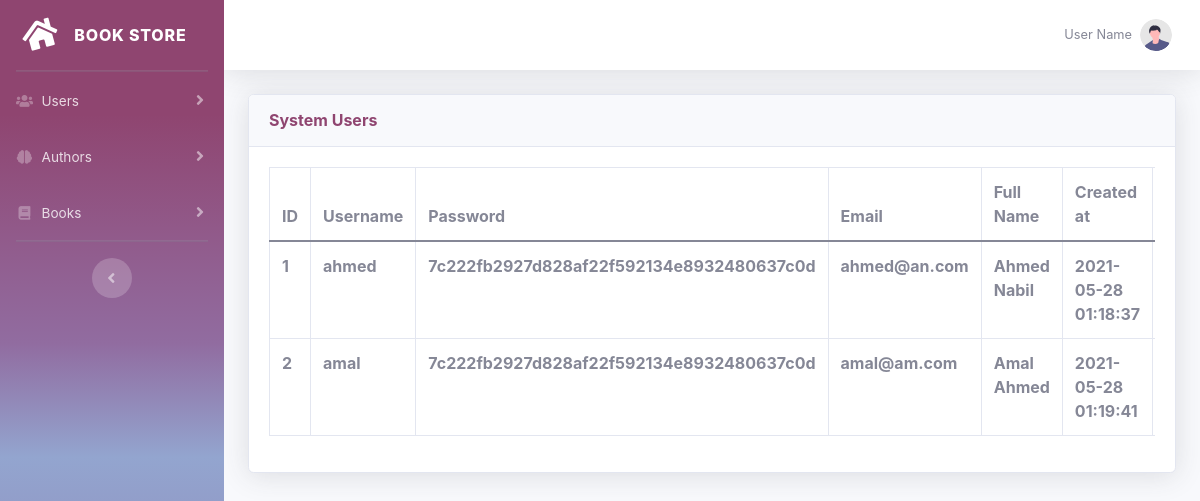
The page /dashboard.php?dashpage=user_table (signed in) on the database its author committed.
### tables this page shows
CREATE TABLE `users` (
  `user_id` smallint(6) NOT NULL,
  `username` varchar(50) NOT NULL,
  `password` text NOT NULL,
  `email` text NOT NULL,
  `full_name` varchar(50) NOT NULL,
  `privilege` tinyint(1) NOT NULL DEFAULT 0,
  `profile_photo` text DEFAULT NULL,
  `created_at` datetime NOT NULL DEFAULT current_timestamp()
);

### backend/functions.php (called while the page is built, shortened)
<?php
  function get_data($table, $fields, $parameters=null, $condition=null, $limit=null, $order=null) {
    global $db_connect;
    $query = "SELECT $fields
              FROM $table
              $condition
              $limit
              $order";
    $query = $db_connect->prepare($query);
    $query->execute();
    return $query->fetchAll();
  }
?>

### user_table.php (the view, shortened to what this page needs)
<?php
  $users = get_data(
    "users",
    "user_id,username,password,email,full_name,created_at"
  );
?>
<div class="container-fluid">
  <div class="card shadow mb-4">
    <div class="card-header py-3">
      <h6 class="m-0 font-weight-bold text-primary">System Users</h6>
    </div>
    <div class="card-body">
      <div class="table-responsive">
        <table class="table table-bordered" id="dataTable" width="100%" cellspacing="0">
          <thead>
            <tr>
              <th>ID</th>
              <th>Username</th>
              <th>Password</th>
              <th>Email</th>
              <th>Full Name</th>
              <th>Created at</th>
              <th>Actions</th>
            </tr>
          </thead>
          <tbody>
            <?php
            foreach ($users as $user){
              echo "<tr>";
                foreach ($user as $field){
                  echo "<th>" . $field . "</th>";
                }
                echo "<th>";
                echo "</th>";
              echo "</tr>";
            }
          ?>
          </tbody>
        </table>
      </div>
    </div>
  </div>
</div>

### frontend/css/dashboard.css (style rules this page uses)
*, *::before, *::after { box-sizing: border-box; }
html { font-family: sans-serif; line-height: 1.15; -webkit-text-size-adjust: 100%; -webkit-tap-highlight-color: rgba(0, 0, 0, 0); }
body { margin: 0; font-family: "Nunito", -apple-system, BlinkMacSystemFont, "Segoe UI", Roboto, "Helvetica Neue", Arial, sans-serif, "Apple Color Emoji", "Segoe UI Emoji", "Segoe UI Symbol", "Noto Color Emoji"; font-size: 1rem; font-weight: 400; line-height: 1.5; color: #858796; text-align: left; background-color: #fff; }
h1, h2, h3, h4, h5, h6 { margin-top: 0; margin-bottom: 0.5rem; }
table { border-collapse: collapse; }
th { text-align: inherit; text-align: -webkit-match-parent; }
h1, h2, h3, h4, h5, h6, .h1, .h2, .h3, .h4, .h5, .h6 { margin-bottom: 0.5rem; font-weight: 400; line-height: 1.2; }
h6, .h6 { font-size: 1rem; }
.container, .container-fluid { width: 100%; padding-right: 0.75rem; padding-left: 0.75rem; margin-right: auto; margin-left: auto; }
.table { width: 100%; margin-bottom: 1rem; color: #858796; }
.table th, .table td { padding: 0.75rem; vertical-align: top; border-top: 1px solid #e3e6f0; }
.table thead th { vertical-align: bottom; border-bottom: 2px solid #e3e6f0; }
.table-bordered { border: 1px solid #e3e6f0; }
.table-bordered th, .table-bordered td { border: 1px solid #e3e6f0; }
.table-bordered thead th, .table-bordered thead td { border-bottom-width: 2px; }
.table-responsive { display: block; width: 100%; overflow-x: auto; -webkit-overflow-scrolling: touch; }
.table-responsive>.table-bordered { border: 0; }
.card { position: relative; display: flex; flex-direction: column; min-width: 0; word-wrap: break-word; background-color: #fff; background-clip: border-box; border: 1px solid #e3e6f0; border-radius: 0.35rem; }
.card-body { flex: 1 1 auto; min-height: 1px; padding: 1.25rem; }
.card-header { padding: 0.75rem 1.25rem; margin-bottom: 0; background-color: #f8f9fc; border-bottom: 1px solid #e3e6f0; }
.card-header:first-child { border-radius: calc(0.35rem - 1px) calc(0.35rem - 1px) 0 0; }
.shadow { box-shadow: 0 0.15rem 1.75rem 0 rgba(58, 59, 69, 0.15) !important; }
.mb-4 { margin-bottom: 1.5rem !important; }
.m-0 { margin: 0 !important; }
.py-3 { padding-top: 1rem !important; padding-bottom: 1rem !important; }
.font-weight-bold { font-weight: 700 !important; }
.text-primary { color: #8F4570 !important; }
html { position: relative; min-height: 100%; }
body { height: 100%; }
.container, .container-fluid { padding-left: 1.5rem; padding-right: 1.5rem; }

### rows shown on the page
users: user_id "1", username "ahmed", password "7c222fb2927d828af22f592134e8932480637c0d", email "ahmed@an.com", full_name "Ahmed Nabil", created_at "2021-05-28 01:18:37"
users: user_id "2", username "amal", password "7c222fb2927d828af22f592134e8932480637c0d", email "amal@am.com", full_name "Amal Ahmed", created_at "2021-05-28 01:19:41"
